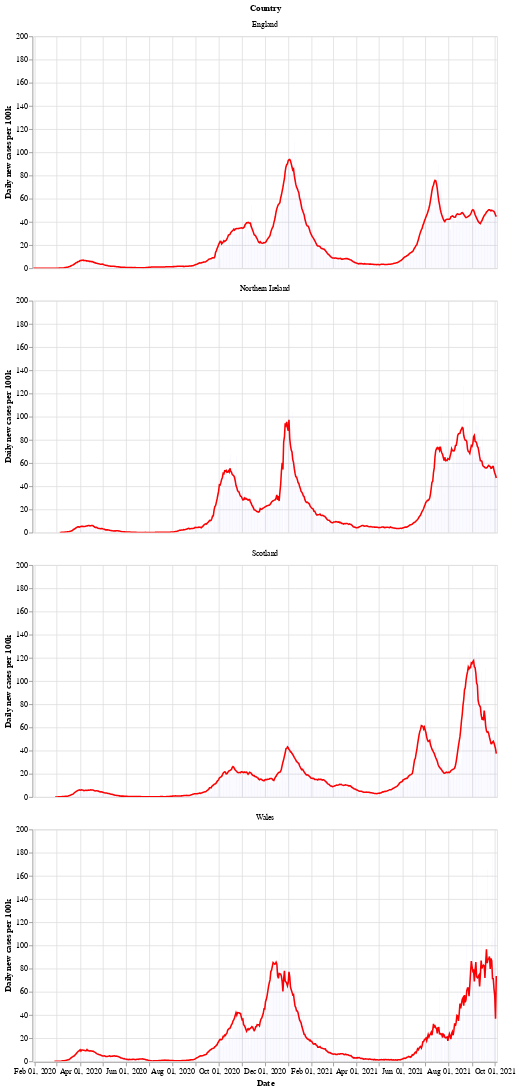

Notebook source saved alongside this figure:
### Markdown cell above
Next is a bar chart of the number of new cases in each country (per 100k population), with the 7 day moving average of cases. Again we see that Wales saw a longer period of raising and falling cases compared to the other countries.

After a period of cases falling, each nation is now seeing a rise in the number of cases - especially in Wales.

### Code cell
# collapse
bars = alt.Chart(uk_cases).mark_bar().encode(
    x=alt.X("yearmonthdate(date):T", axis=alt.Axis(title='Date')),
    y=alt.Y("newCasesRate:Q", axis=alt.Axis(title='Daily new cases per 100k')),
    tooltip='newCasesRate',
    color=alt.condition(
        alt.datum.dailyChange > 0,
        alt.value("orange"),  # The positive color
        alt.value("blue")  # The negative color
    )
).properties(title='New cases per 100k population with rolling 7 day average', width=600).interactive()
line = alt.Chart(uk_cases).mark_line(
    color='red',
    size=2,
).transform_window(
    rolling_mean='mean(newCasesRate)',
    frame=[0, 7],
    groupby=['areaName']
).encode(
    x='yearmonthdate(date):T',
    y='rolling_mean:Q'
)
alt.layer(line, bars, data=uk_cases).facet(alt.Row('areaName', title='Country'), columns=1)

### Figure 1 — Vega-Lite specification as saved in the notebook (floating-point values rounded to 4 significant figures; data arrays with more than 128 entries replaced by an {"elided": "..."} marker saying what was removed)
{"config": {"view": {"continuousWidth": 400, "continuousHeight": 300}}, "data": {"name": "data-beb3a9652989c194a555908be4af33d7"}, "facet": {"type": "nominal", "field": "areaName", "title": "Country"}, "spec": {"layer": [{"mark": {"type": "line", "color": "red", "size": 2}, "encoding": {"x": {"type": "temporal", "field": "date", "timeUnit": "yearmonthdate"}, "y": {"type": "quantitative", "field": "rolling_mean"}}, "transform": [{"window": [{"op": "mean", "field": "newCasesRate", "as": "rolling_mean"}], "frame": [0, 7], "groupby": ["areaName"]}]}, {"mark": "bar", "encoding": {"color": {"condition": {"value": "orange", "test": "(datum.dailyChange > 0)"}, "value": "blue"}, "tooltip": {"type": "quantitative", "field": "newCasesRate"}, "x": {"type": "temporal", "axis": {"title": "Date"}, "field": "date", "timeUnit": "yearmonthdate"}, "y": {"type": "quantitative", "axis": {"title": "Daily new cases per 100k"}, "field": "newCasesRate"}}, "selection": {"selector002": {"type": "interval", "bind": "scales", "encodings": ["x", "y"]}}, "title": "New cases per 100k population with rolling 7 day average", "width": 600}]}, "columns": 1, "$schema": "https://vega.github.io/schema/vega-lite/v4.8.1.json", "datasets": {"data-beb3a9652989c194a555908be4af33d7": {"elided": "2360 records"}}}
